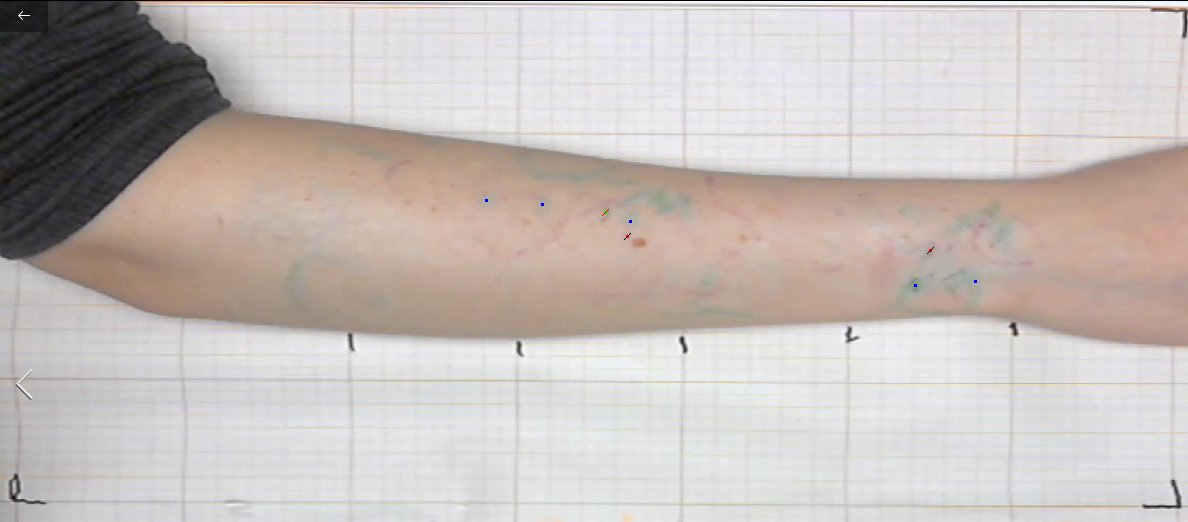
#> input picture data/arm_images/aligned/S3_1.jpg, 1188 x 522 px; its folder holds only this picture in this run
$ python figure3bc.py
#> lines starting #> are read from the running program, lines starting #| are printed output that depends on the picture; after the words box and inside, x2 and y2 are one past the last pixel; in counts of white or black regions, pixels touching at a corner belong together
# %%
import pandas as pd
import numpy as np
import matplotlib.pyplot as plt
import cv2
from globals import path, sessions, subjects, folder_spots_noboth, colours_types
import os
from plotting import prettifySpinesTicks, removeSpines

mc = "black"
plt.rcParams.update(
    {
        "font.size": 40,
        "axes.labelcolor": "{}".format(mc),
        "xtick.color": "{}".format(mc),
        "ytick.color": "{}".format(mc),
        "font.family": "sans-serif",
    }
)

ss = 50
transparency = 0.9
figure_paper_number = "3bc"
# %%
visualisation_correction = {pp: [] for pp in subjects}
visualisation_correction[3] = [0, 20]
visualisation_correction[4] = [40, 35]

visualisation_correction[6] = [10, 20]
visualisation_correction[7] = [0, 175]
visualisation_correction[8] = [0, -25]
visualisation_correction[9] = [0, 50]
visualisation_correction[10] = [0, -5]
visualisation_correction[11] = [0, 65]

# %% ###############################################
### Figure all spots
############################################################################################################
fig, ax = plt.subplots(figsize=(15, 10))

image = cv2.imread(f"../../data/arm_images/aligned/S3_1.jpg")
#> image is the input picture: shape (522, 1188, 3); mean B, G, R 186.2, 189.7, 197.7
gray = cv2.cvtColor(image, cv2.COLOR_BGR2GRAY)
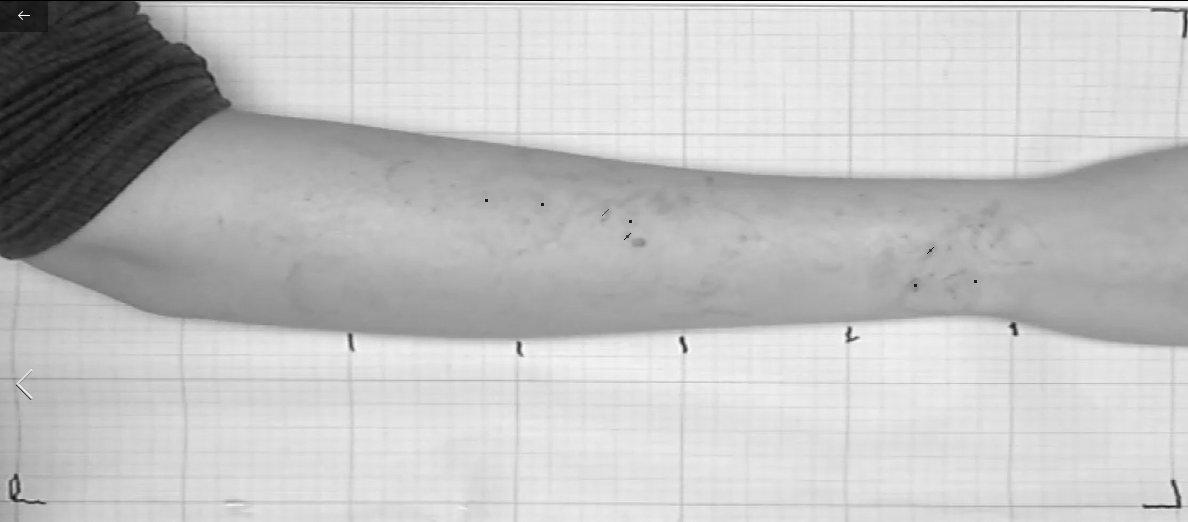
#> gray: shape (522, 1188); min 0, max 255, mean 191.7

edges = cv2.Canny(gray, threshold1=50, threshold2=125)
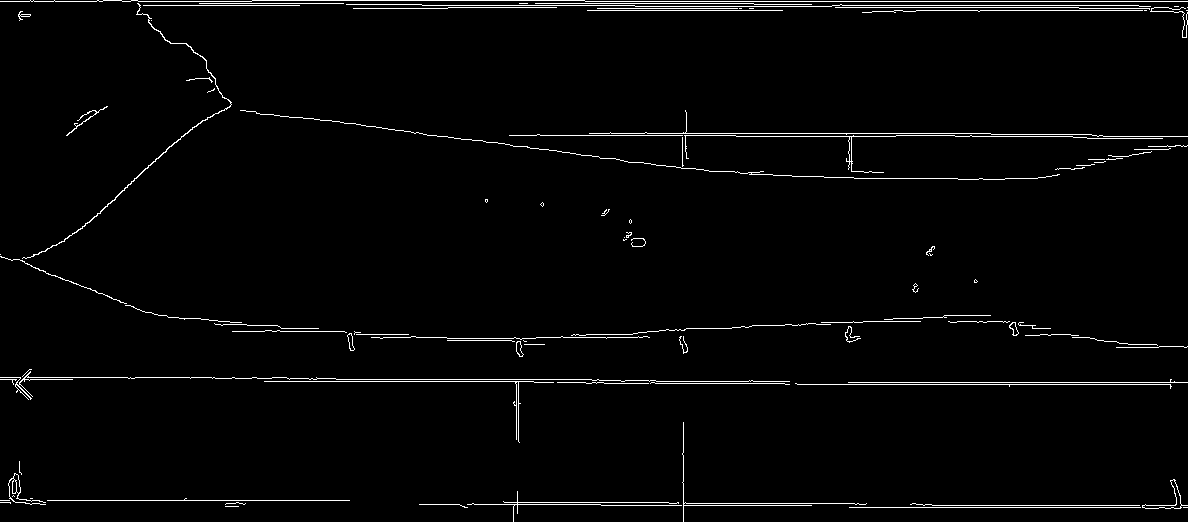
#> edges: shape (522, 1188); 2.2% white in thin lines or dots
edges[0:100, 250:] = 0
edges[0:20, 140:] = 0
edges[185:295, 200:] = 0
#> edges: shape (522, 1188); 1.6% white in thin lines or dots
edges[360:, :] = 0

edges[90:142, 490:] = 0
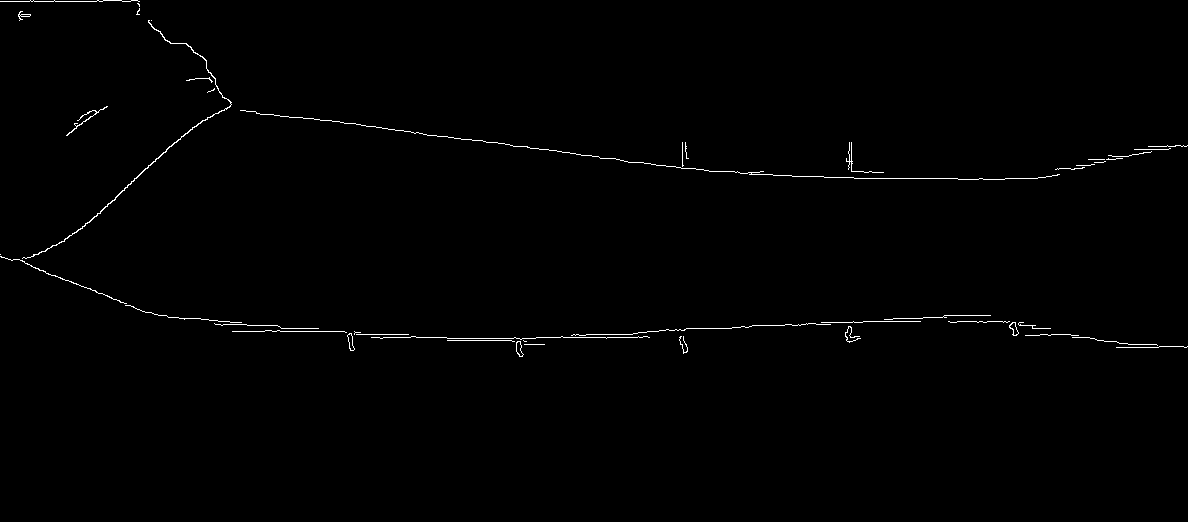
#> edges: shape (522, 1188); 0.65% white in thin lines or dots, all inside (x1, y1, x2, y2) = (0, 0, 1188, 357)

edges[0:100, 0:50] = 0

edges[100:165, 670:750] = 0
edges[100:173, 800:900] = 0

edges[340:, 300:380] = 0
edges[350:, 500:580] = 0
#> edges: shape (522, 1188); 0.6% white in thin lines or dots, all inside (x1, y1, x2, y2) = (0, 0, 1188, 354)
edges[330:, 800:900] = 0
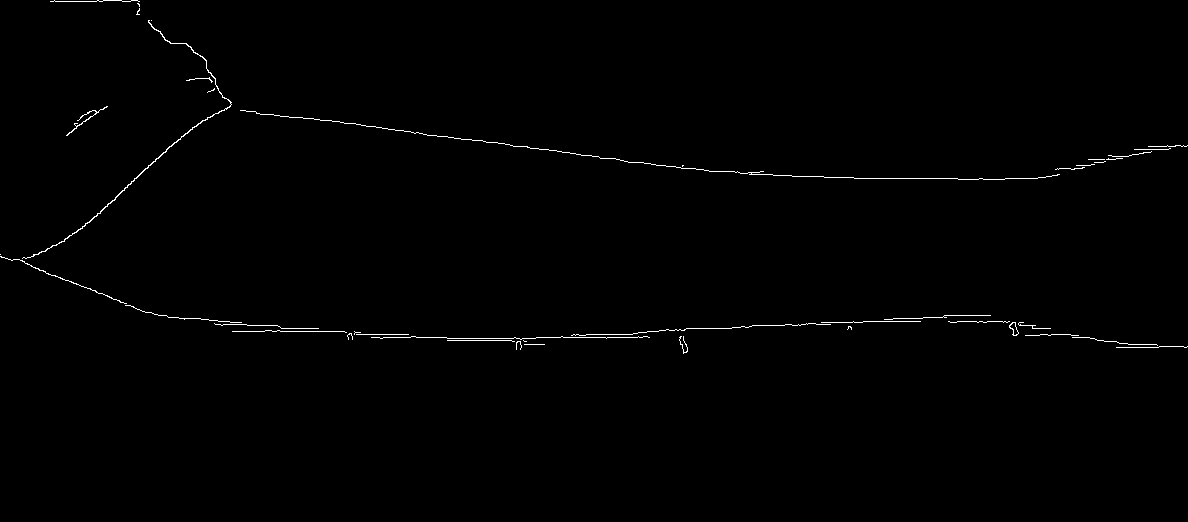
#> edges: shape (522, 1188); 0.59% white in thin lines or dots, all inside (x1, y1, x2, y2) = (0, 0, 1188, 354)
edges[335:, 680:790] = 0
#> edges: shape (522, 1188); 0.59% white in thin lines or dots, all inside (x1, y1, x2, y2) = (0, 0, 1188, 350)
ax.imshow(edges, vmin=0, vmax=400, cmap="Greys")

for index, subject in enumerate(subjects):
    for session in sessions:
        # print("Subject: ", subject, "Session: ", session)
        datasets = {}
        # for analysis_instance in analysis_instances:
        file_path_name = (
            f"{path}/spots_locations/{folder_spots_noboth}/S{subject}_{session}.csv"
        )
        if os.path.isfile(file_path_name) and os.path.getsize(file_path_name) > 0:
            # open csv file with pandas no header and deal with empty data error
            # check whether the file is empty
            temp_data = pd.read_csv(file_path_name, header=None)
            if subject == 7:
                mean_y_seven = np.mean(temp_data[1])
                print(mean_y_seven)
                temp_data[1] = temp_data[1] - mean_y_seven
                temp_data[1] = temp_data[1] * 0.3
                temp_data[1] = temp_data[1] + (mean_y_seven * 0.3)
            # if subject != 7:
            for i, row in temp_data.iterrows():
                type_spot = row[2]
                # if type_spot != 'both':
                x_coordinate = row[0]
                y_coordinate = row[1]
                type_spot = row[2]

                ax.scatter(
                    (x_coordinate + visualisation_correction[subject][0]),
                    (y_coordinate + visualisation_correction[subject][1]),
                    s=ss,
                    alpha=transparency,
                    color=colours_types[type_spot],
                )

ax.tick_params(axis="both", which="both", length=0)
# remove numbers on x and y axis but keep frame
ax.axes.get_xaxis().set_visible(False)
ax.axes.get_yaxis().set_visible(False)

ax.invert_xaxis()
# removeSpines(ax, sides=['left', 'right', 'top', 'bottom'])

plt.savefig(
    f"../../figures/figure{figure_paper_number}/figure{figure_paper_number}A_edges_all.svg",
    bbox_inches="tight",
    transparent=True,
)

# %% ###############################################
### QUADRANTS
############################################################################################################
#> (the run stopped early here; a loop or call above may not have finished)
